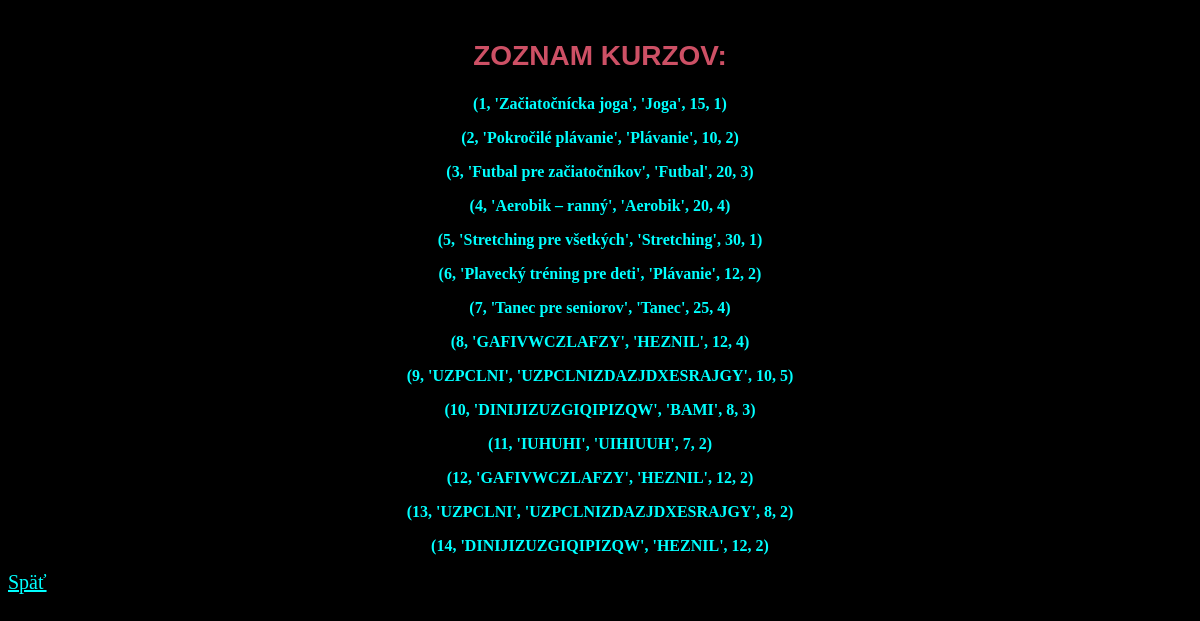
/kurzy, run on an earlier commit of the app's database.
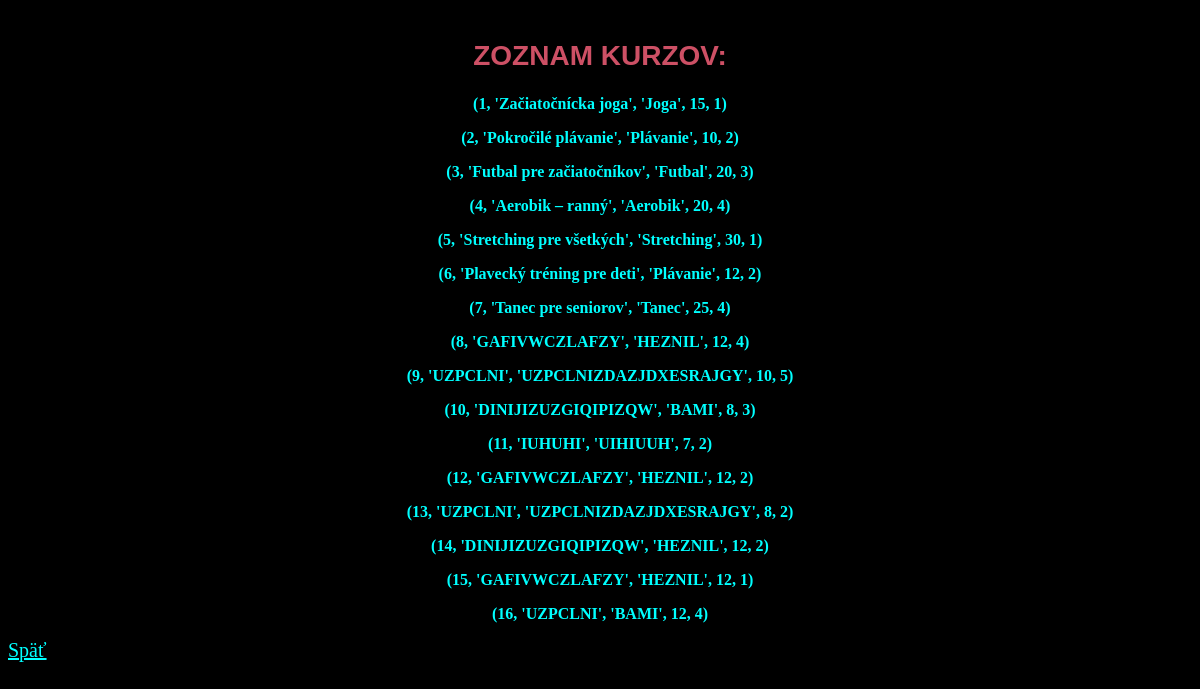
And on a later commit of the database.
### tables this page shows
CREATE TABLE Kurzy (
    ID_kurzu INTEGER PRIMARY KEY,
    Nazov_kurzu TEXT NOT NULL,
    Typ_sportu TEXT,
    Max_pocet_ucastnikov INTEGER,
    ID_trenera INTEGER NOT NULL,
    FOREIGN KEY (ID_trenera) REFERENCES Treneri(ID_trenera)
);

### app.py (the view)
@app.route('/kurzy')
def zobraz_kurzy():
    conn = pripoj_db()
    cursor = conn.cursor()
    cursor.execute("SELECT * FROM Kurzy")
    kurzy = cursor.fetchall()
    conn.close()
    return render_template("kurzy.html",kurzy=kurzy)

### app.py (called while the page is built)
def pripoj_db():
    conn = sqlite3.connect("kurzy.db")
    return conn

### templates/kurzy.html (shortened to what this page needs)
<!DOCTYPE html>
<html>
<head>
    <link rel=" stylesheet" href="{{ url_for('static', filename='main.css') }}">
</head>
<body>
    <h2>Zoznam kurzov:</h2>
    {% for kurz in kurzy: %}
        <p>{{ kurz }}</p>
    {% endfor %}
    <a href="/">Späť</a>
</body>
</html>

What changed in the data, as far as the page shows it:
added Kurzy: kurz "(15, 'GAFIVWCZLAFZY', 'HEZNIL', 12, 1)"
added Kurzy: kurz "(16, 'UZPCLNI', 'BAMI', 12, 4)"
